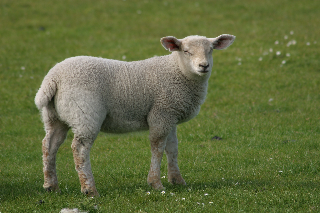
#> input picture sheep.png, 320 x 213 px
$ jupyter execute opencv.ipynb   (older library calls are emulated)
#> lines starting #> are read from the running program, lines starting #| are printed output that depends on the picture; after the words box and inside, x2 and y2 are one past the last pixel; in counts of white or black regions, pixels touching at a corner belong together
[cell 1]
import cv2
import numpy as np
from matplotlib import pyplot as plt

Basic opencv
==================

[cell 2]
img = cv2.imread('sheep.png')
#> img is the input picture: shape (213, 320, 3); mean B, G, R 61.7, 107.6, 97.4

plt.imshow(img[:,:,::-1])

# load images (matlab equiv)

[cell 3]
type(img)

[cell 4]
px = img[100, 100]
#> px = [82, 88, 87]
px
#> Out = [82, 88, 87]

[cell 5]
img[100:300, 100:200] = [255, 0, 0]
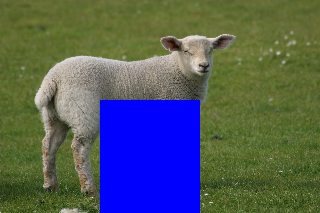
#> img: shape (213, 320, 3); 16.58% of pixels changed, all inside (x1, y1, x2, y2) = (100, 100, 200, 213)
img[:, :, 2] = 0
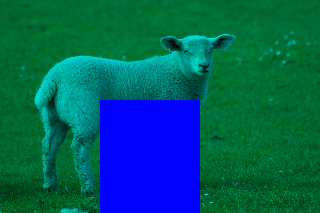
#> img: shape (213, 320, 3); mean B, G, R 95.1, 92.2, 0
plt.imshow(img[:,:,::-1])

# set pixels red

[cell 6]
print(img.shape)
#| (213, 320, 3)
print(img.dtype)
#| uint8

[cell 7]
b, g, r = cv2.split(img)
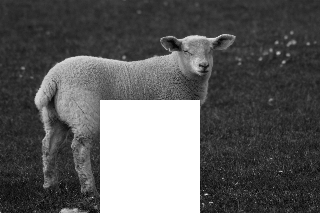
#> b: shape (213, 320); min 1, max 255, mean 95.1
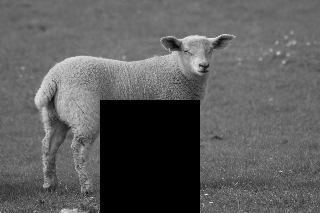
#> g: shape (213, 320); min 0, max 255, mean 92.2
#> r: shape (213, 320); every value is 0
r, g, b

# fairly expensive

[cell 8]
img = cv2.merge((b, g, r))

[cell 9]
BLUE = [255, 0, 0]
constant = cv2.copyMakeBorder(img, 10, 10, 10, 10, cv2.BORDER_CONSTANT, value=BLUE)
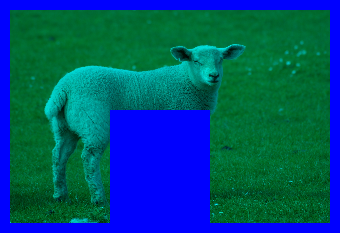
#> constant: shape (233, 340, 3); mean B, G, R 117.5, 79.3, 0

[cell 10]
x = np.uint8([250])
y = np.uint8([10])
cv2.add(x, y)

# use numpy integers

[cell 11]
blended = cv2.addWeighted(img[0:200, 0:200], 0.8, img[0:200, 0:200], 0.2, 0)
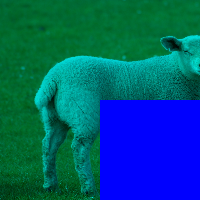
#> blended: shape (200, 200, 3); mean B, G, R 119.7, 86.5, 0
plt.imshow(blended)

[cell 12]
img = cv2.imread('sheep.png')
img = cv2.normalize(img.astype('float'), None, alpha=0, beta=1, norm_type=cv2.NORM_MINMAX, dtype=cv2.CV_32F)
grayscale = cv2.cvtColor(img, cv2.COLOR_BGR2GRAY)
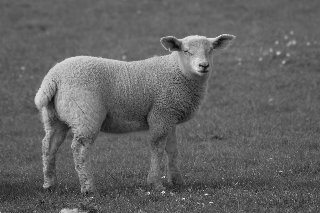
#> grayscale: shape (213, 320) float32; min 0.0439, max 0.986, mean 0.39
plt.imshow(grayscale)

[cell 13]
img = cv2.imread('sheep.png')
x = np.concatenate((img, img), axis=1)
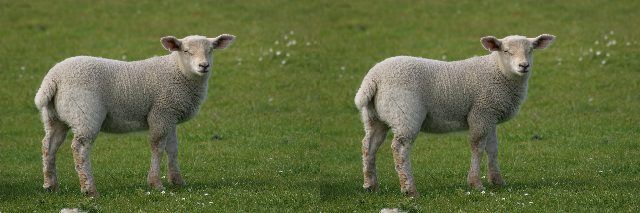
#> x: shape (213, 640, 3); mean B, G, R 61.7, 107.6, 97.4
plt.imshow(x)

[cell 14]
img = cv2.imread('sheep.png')
x = np.concatenate((img, img), axis=0)
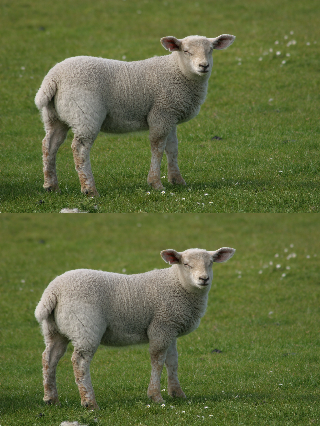
#> x: shape (426, 320, 3); mean B, G, R 61.7, 107.6, 97.4
plt.imshow(x)
